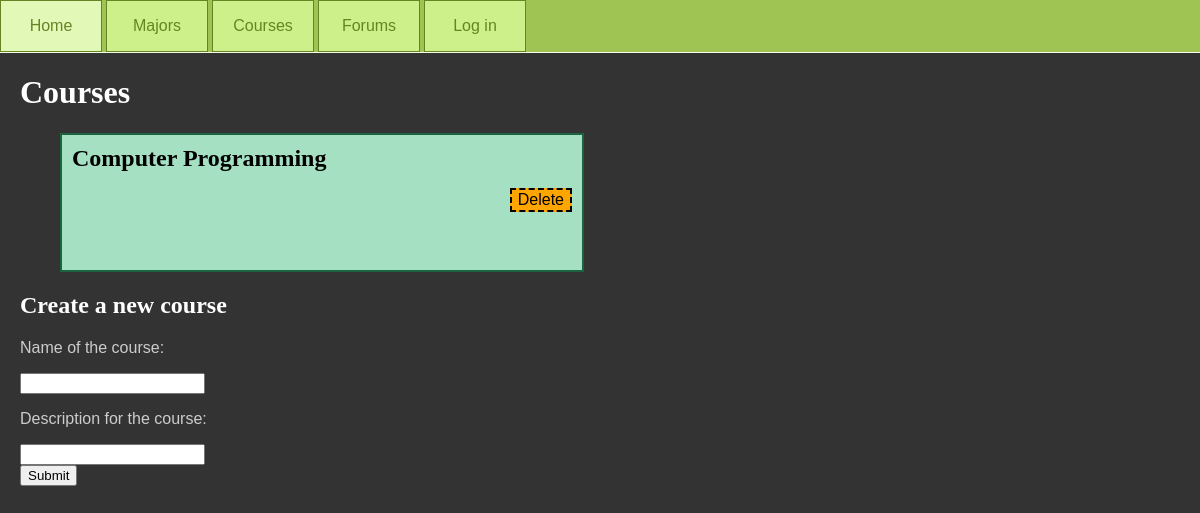
/courses.html, run on an earlier commit of the app's database.
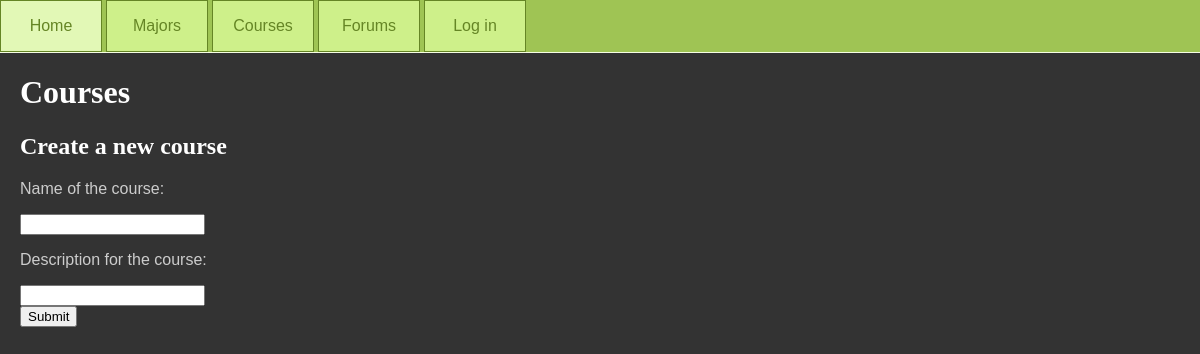
And on a later commit of the database.
### database_setup.py (models this page shows, shortened)
class Course(Base):
    __tablename__ = 'courses'
    course_id = Column(Integer, primary_key=True)
    name = Column(String(250), nullable=False)
    url = Column(String(250))
    description = Column(String(250))

### project.py (the view)
@app.route('/courses.html')
def showCourses():
    courses = session.query(Course).order_by(asc(Course.name))
    return render_template('courses.html', courses=courses, login_session=login_session)

### templates/courses.html (shortened to what this page needs)
<!DOCTYPE html>
<html>
    <head>
        <link rel="stylesheet" href="/css/style.css">
    </head>
    <body>
        {% block content %}
        {% include "navbar.html" %}
        <div>
            <h1>Courses</h1>
            <div>
            {% for course in courses %}
                <a class="subtle" href="/courses/{{course.course_id}}/editTasks"><div class="majorBlock">
                    <h2>{{course.name}}</h2>
                    <form action="/courses/{{course.course_id}}/delete/", method="post">
                        <input class="dangerButton" type="submit" value="Delete" onclick="return confirm('Are you sure you want to PERMANENTLY DELETE this course?');">
                    </form>
                </div></a>
            {% endfor %}
            {% endblock %}
            </div>
            <h2>Create a new course</h2>
            <form action="/courses/new/", method="post">
                <p>Name of the course:</p>
                <input type="text" name="name"><br>
                <p>Description for the course:</p>
                <input type="text" name="description"><br>
                <input type="submit" value="Submit">
            </form>
        </div>
    </body>
</html>

What changed in the data, as far as the page shows it:
removed Course: name "Computer Programming"
